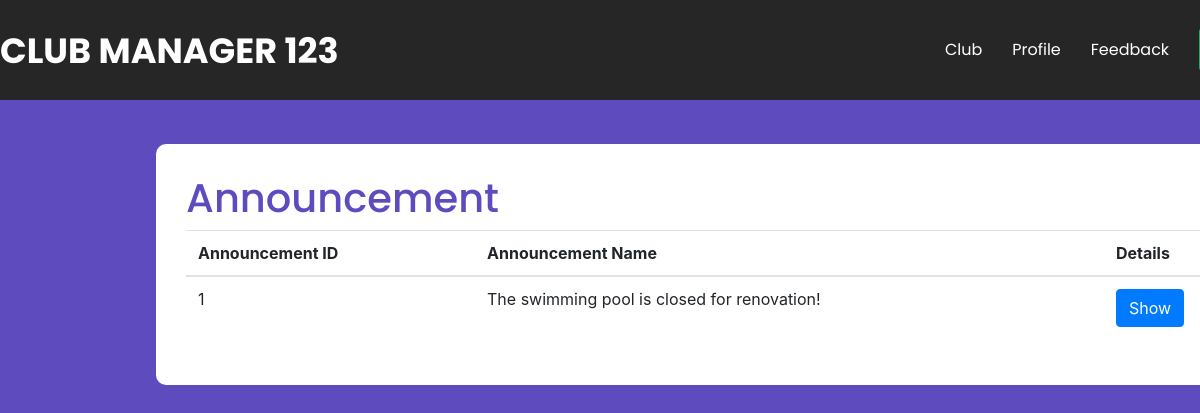
The app's page /php/studentAnnouncement.php (signed in) with its own data.
### tables this page shows
CREATE TABLE IF NOT EXISTS `announcement` (
  `announcement_ID` int NOT NULL AUTO_INCREMENT,
  `club_ID` int NOT NULL,
  `club_name` varchar(255) NOT NULL,
  `announcement_name` varchar(255) NOT NULL,
  `announcement_details` varchar(255) NOT NULL,
  PRIMARY KEY (`announcement_ID`),
  KEY `club_ID` (`club_ID`),
  KEY `club_name` (`club_name`)
);

### php/studentAnnouncement.php (the view, shortened to what this page needs)
<?php
include '../template/navbar.php';
$sql = "SELECT * FROM announcement WHERE club_name = '".$_SESSION['enrolledClub']."'";
$result = mysqli_query($_SESSION["conn"], $sql);
?>
<!DOCTYPE html>
<html lang="en">
<head>
  <link rel="stylesheet" href="https://cdn.jsdelivr.net/npm/bootstrap@4.6.1/dist/css/bootstrap.min.css">
</head>
<body>
<div class="container">
  <h2>Announcement</h2>
  <table class="table">
    <thead>
      <tr>
        <th>Announcement ID</th>
        <th>Announcement Name</th>
        <th>Details</th>
      </tr>
    </thead>
    <tbody>
<?php
if (mysqli_num_rows($result) > 0) {
  while($row = mysqli_fetch_assoc($result)) {
      ?>
      <tr>
        <td><?php echo $row["announcement_ID"]?></td>
        <td><?php echo $row["announcement_name"]?></td>
        <td><button id='<?php echo $row["announcement_ID"]?>' class="btn btn-primary">Show</button></td>
      </tr>
      <?php
  }
} else {
  echo "0 results";
}
?>
</tbody>
  </table>
</div>
</body>
</html>

### css/navbar_.css (style rules this page uses)
* { margin: 0; padding: 0; list-style: none; text-decoration: none; }

### php/studentAnnouncement.php (style rules this page uses)
html { overflow:scroll; }
body { background-color:rgb(94, 75, 190); }
.container { position:absolute; left:13%; top:18%; background-color:white; border-radius: 10px; padding:30px; }
h2 { color:rgb(94, 75, 190); font-family:'Poppins'; font-size: 40px; }

### records on screen
announcement: announcement_ID "1", announcement_name "The swimming pool is closed for renovation!"
